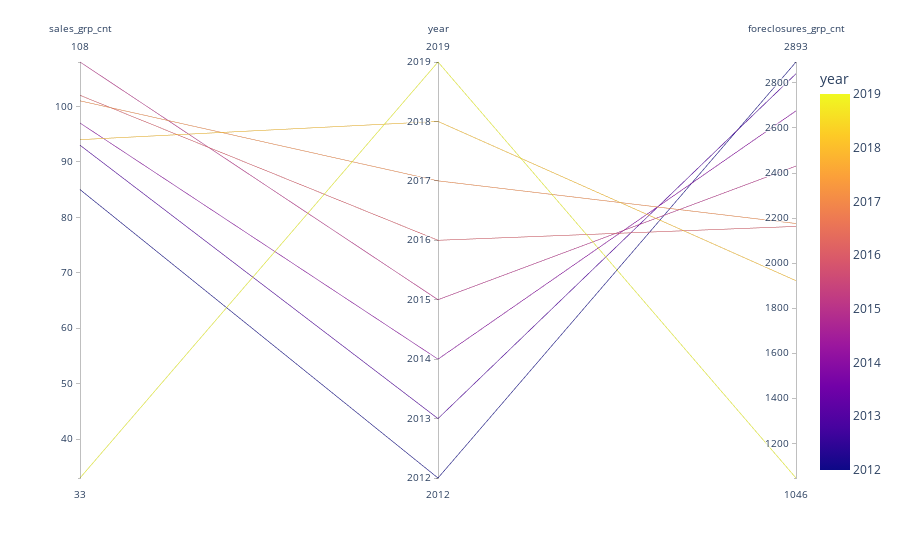

Notebook source saved alongside this figure:
### Markdown cell above
### Plot data

### Code cell
# Plot data using parallel_coordinates plot
px.parallel_coordinates(sales_foreclosures_cnt, color='year')

### Figure 1 — Plotly figure (JSON) as saved in the notebook; plotly's stock layout.template omitted (floating-point values rounded to 4 significant figures)
{"data": [{"dimensions": [{"label": "sales_grp_cnt", "values": [85.0, 93.0, 97.0, 108.0, 102.0, 101.0, 94.0, 33.0]}, {"label": "year", "values": [2012, 2013, 2014, 2015, 2016, 2017, 2018, 2019]}, {"label": "foreclosures_grp_cnt", "values": [2893, 2841, 2676, 2431, 2163, 2176, 1922, 1046]}], "domain": {"x": [0.0, 1.0], "y": [0.0, 1.0]}, "line": {"color": [2012, 2013, 2014, 2015, 2016, 2017, 2018, 2019], "coloraxis": "coloraxis"}, "name": "", "type": "parcoords"}], "layout": {"coloraxis": {"colorbar": {"title": {"text": "year"}}, "colorscale": [[0.0, "#0d0887"], [0.1111, "#46039f"], [0.2222, "#7201a8"], [0.3333, "#9c179e"], [0.4444, "#bd3786"], [0.5556, "#d8576b"], [0.6667, "#ed7953"], [0.7778, "#fb9f3a"], [0.8889, "#fdca26"], [1.0, "#f0f921"]]}, "legend": {"tracegroupgap": 0}, "margin": {"t": 60}}}
